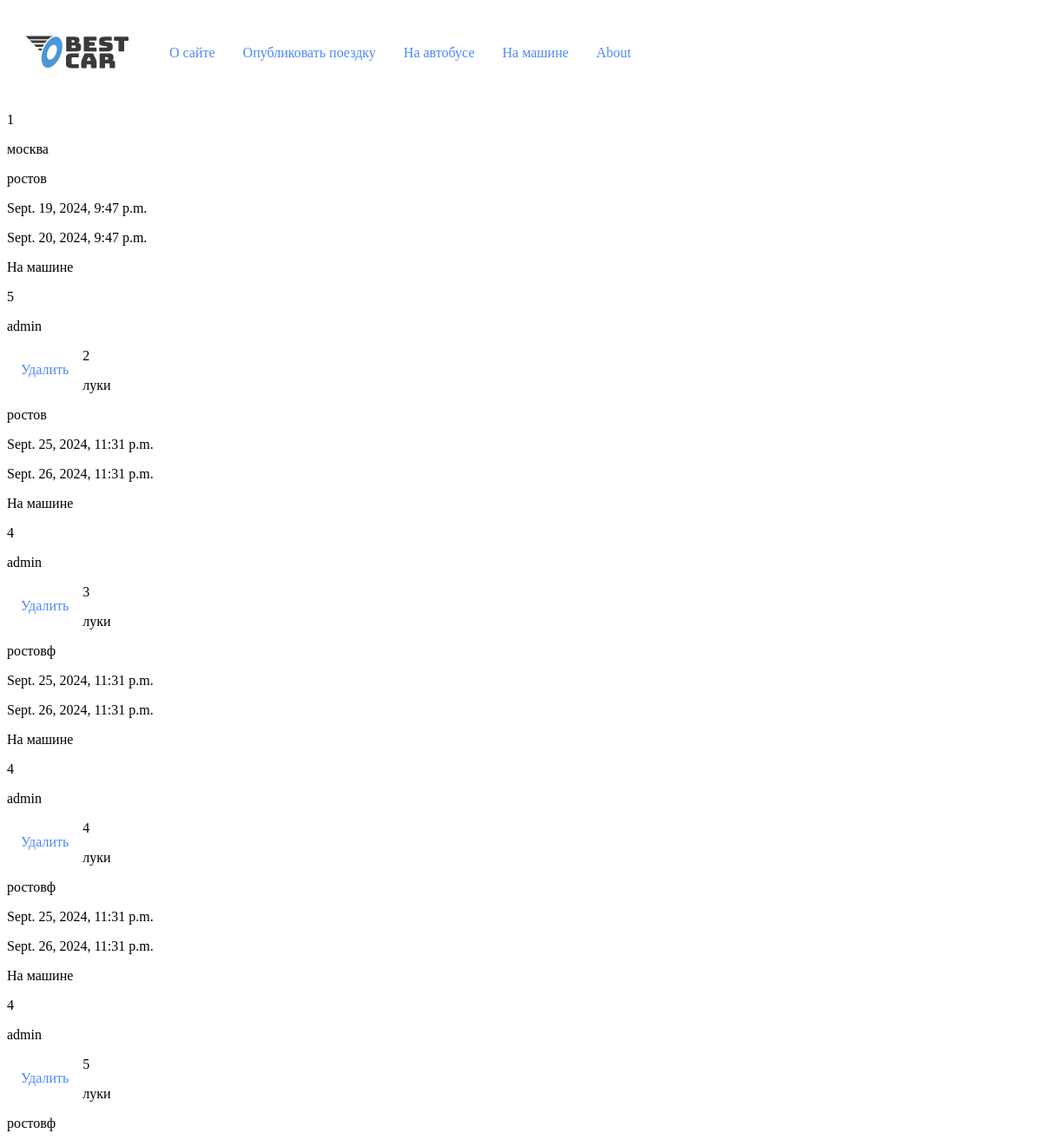
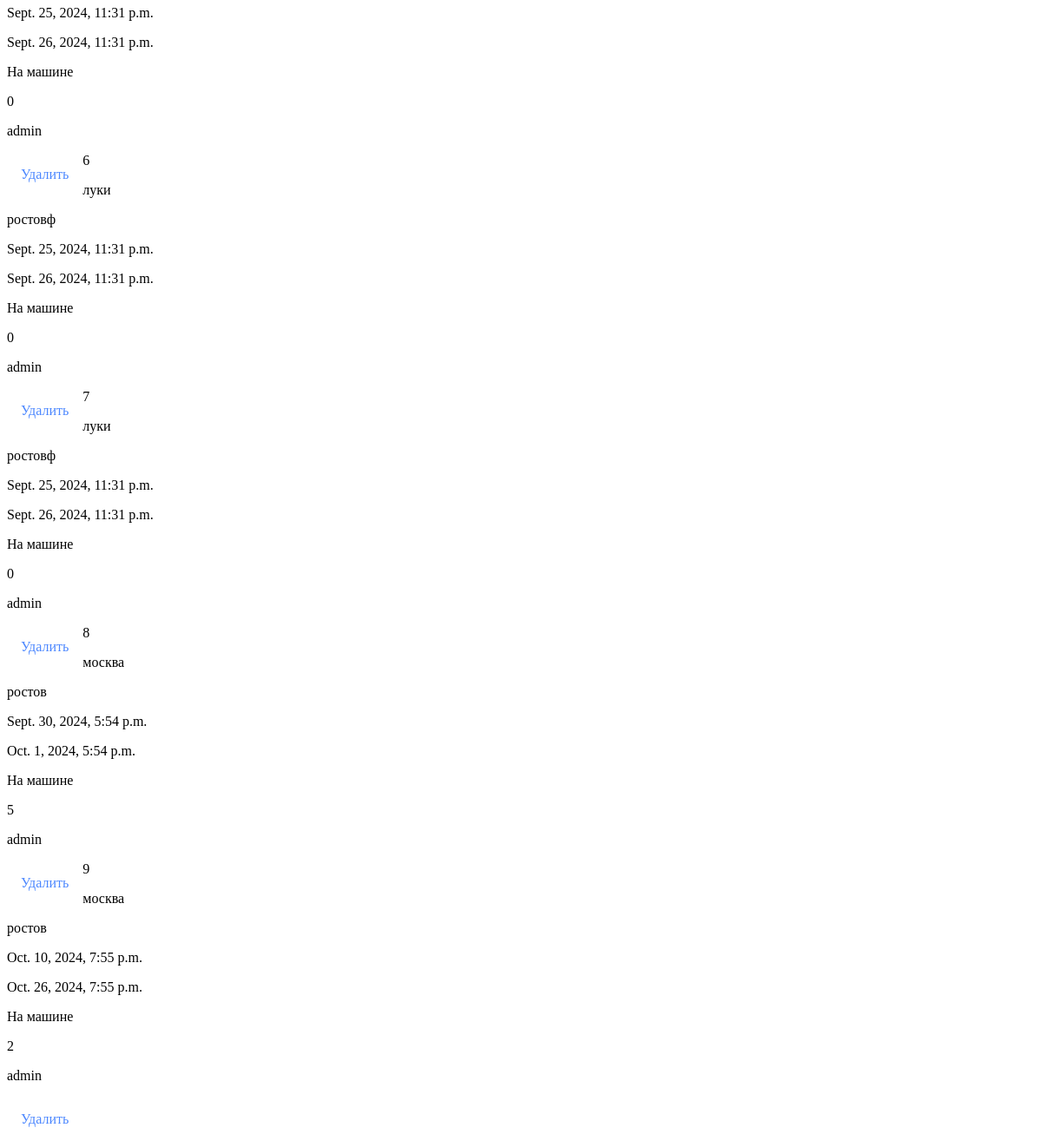
Before: /booking/booked_trips/ (signed in) with the older database file (2 pictures, top to bottom).
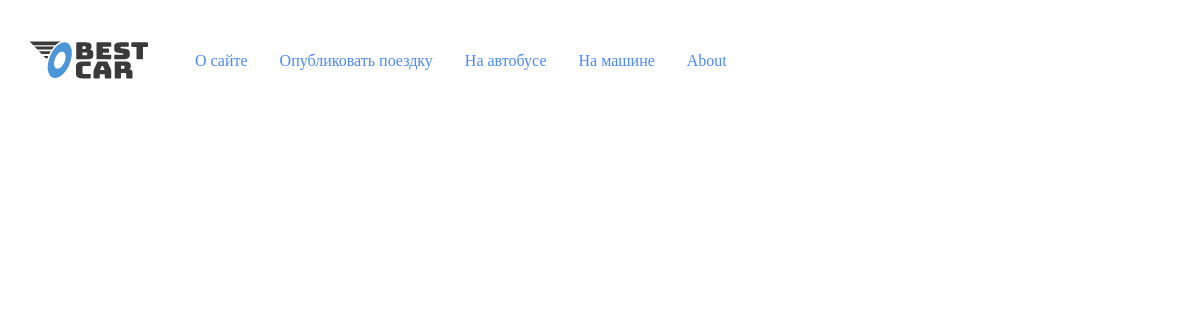
After: the same page with the newer database file.
### booking/models.py (models this page shows)
class Booking(models.Model):
    departure = models.CharField(
        max_length=100,
        verbose_name="отправление",
        validators=[Validators_language_model()])
    arrival = models.CharField(
        max_length=100,
        verbose_name="прибытие",
        validators=[Validators_language_model()])
    departure_time = models.DateTimeField(
        verbose_name="время отправления",
        validators=[Validators_date_model()])
    arrival_time = models.DateTimeField(
        verbose_name="время прибытия",
        validators=[Validators_date_model()])
    cat = models.ForeignKey(
        'bestcar.Category',
        verbose_name="категория",
        on_delete=models.PROTECT,
        default=1)
    price = models.PositiveSmallIntegerField(
        verbose_name="цена")
    author_trip = models.ForeignKey(
        get_user_model(),
        on_delete=models.CASCADE,
        related_name="author_trip")
    name_companion = models.ForeignKey(
        get_user_model(),
        verbose_name="Имя пассажира",
        on_delete=models.CASCADE)
    slug = models.SlugField(
        max_length=100,
        db_index=True)
    class Meta:
        verbose_name = 'зарезервированные поездки'
        verbose_name_plural = 'зарезервированные поездки'

### bestcar/models/category.py (models this page shows)
class Category(models.Model):
    name = models.CharField(max_length=100, db_index=True, verbose_name="Категория")
    def __str__(self):
        return self.name
    class Meta:
        verbose_name = 'Категории'
        verbose_name_plural = 'Категории'

### users/models.py (models this page shows)
class User(AbstractUser):
    photo = models.ImageField(
        upload_to='users/$Y/%m/%d/',
        blank=True, null=True,
        verbose_name='Фотография')
    category = models.ForeignKey(
        Category,
        on_delete=models.PROTECT,
        default=1,
        verbose_name='Категория транспортного средства'
                                                                                           )
    models_auto = models.CharField(
        max_length=100,
        verbose_name="модель автомобиля"
    )
    def __str__(self):
        return self.username
    class Meta:
        verbose_name = 'Пользователи'
        verbose_name_plural = 'Пользователи'

### booking/views.py (the view)
# urls.py: path('booked_trips/', Users_booked_trips.as_view(), name='booked_trips'),
class Users_booked_trips(DataMixin, BaseView, ListView):
    context_object_name = 'mein_booked_trip'
    model = Booking
    template_name = 'booking/users_booked_trips.html'
    title_page = 'Ваши забронированные поездки'
    def get_queryset(self):
        return UsersBookedTripsServices.users_booked_trips(name_companion=self.request.user)
    def get_context_data(self, **kwargs):
        context = super().get_context_data(**kwargs)
        return self.get_mixin_context(context)

### bestcar/utils.py (called while the page is built)
    def get_mixin_context(self, context, **kwargs):
        if self.title_page:
            context['title'] = self.title_page
        context['menu'] = MENU  # Предполагается, что MENU - это глобальная переменная
        context.update(kwargs)
        return context

### booking/services.py (called while the page is built)
    @staticmethod
    def users_booked_trips(**kwargs):
        try:
            user = kwargs['name_companion']
            return Booking.objects.filter(name_companion=user)
        except DatabaseError as e:
            return JsonResponse({
                "errorMessage": str(e),
                "status": 400
            })

### booking/views.py (called while the page is built)
    def dispatch(self, request, *args, **kwargs):
        try:
            response = super().dispatch(request, *args, **kwargs)
        except Exception as e:
            return self._response(e, status=400)
        if isinstance(response, (dict, list)):
            return self._response(response)
        else:
            return response

### booking/templates/booking/users_booked_trips.html (shortened to what this page needs)
{% extends 'base.html' %}
{% block content %}
{% for trip in mein_booked_trip %}
    <div>
        <p> {{trip.id}} </p>
        <p> {{trip.departure}} </p>
        <p> {{trip.arrival}} </p>
        <p> {{trip.departure_time}} </p>
        <p> {{trip.arrival_time}} </p>
        <p> {{trip.cat}} </p>
        <p> {{trip.price}} </p>
        <p> {{trip.author_trip}} </p>
        <p><li> <a href="{% url 'booking:delete_reservation' trip.id %}">Удалить</a></li></p>
    </div>
{% endfor %}
{% endblock %}

Changed rows visible on the page:
removed Booking: id "1", departure "москва", arrival "ростов", departure_time "Sept. 19, 2024, 9:47 p.m.", arrival_time "Sept. 20, 2024, 9:47 p.m.", cat "На машине", price "5", author_trip "admin"
removed Booking: id "2", departure "луки", arrival "ростов", departure_time "Sept. 25, 2024, 11:31 p.m.", arrival_time "Sept. 26, 2024, 11:31 p.m.", cat "На машине", price "4", author_trip "admin"
removed Booking: id "3", departure "луки", arrival "ростовф", departure_time "Sept. 25, 2024, 11:31 p.m.", arrival_time "Sept. 26, 2024, 11:31 p.m.", cat "На машине", price "4", author_trip "admin"
removed Booking: id "4", departure "луки", arrival "ростовф", departure_time "Sept. 25, 2024, 11:31 p.m.", arrival_time "Sept. 26, 2024, 11:31 p.m.", cat "На машине", price "4", author_trip "admin"
removed Booking: id "5", departure "луки", arrival "ростовф", departure_time "Sept. 25, 2024, 11:31 p.m.", arrival_time "Sept. 26, 2024, 11:31 p.m.", cat "На машине", price "0", author_trip "admin"
removed Booking: id "6", departure "луки", arrival "ростовф", departure_time "Sept. 25, 2024, 11:31 p.m.", arrival_time "Sept. 26, 2024, 11:31 p.m.", cat "На машине", price "0", author_trip "admin"
removed Booking: id "7", departure "луки", arrival "ростовф", departure_time "Sept. 25, 2024, 11:31 p.m.", arrival_time "Sept. 26, 2024, 11:31 p.m.", cat "На машине", price "0", author_trip "admin"
removed Booking: id "8", departure "москва", arrival "ростов", departure_time "Sept. 30, 2024, 5:54 p.m.", arrival_time "Oct. 1, 2024, 5:54 p.m.", cat "На машине", price "5", author_trip "admin"
removed Booking: id "9", departure "москва", arrival "ростов", departure_time "Oct. 10, 2024, 7:55 p.m.", arrival_time "Oct. 26, 2024, 7:55 p.m.", cat "На машине", price "2", author_trip "admin"
